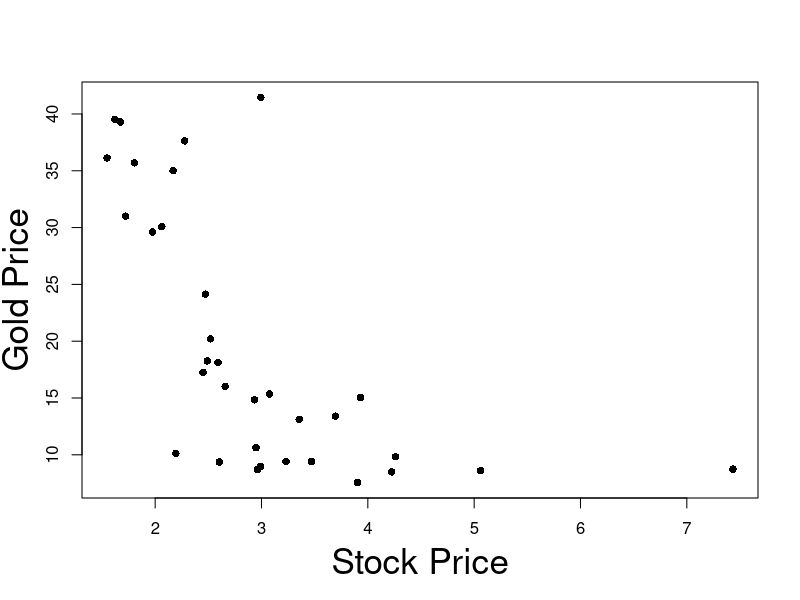
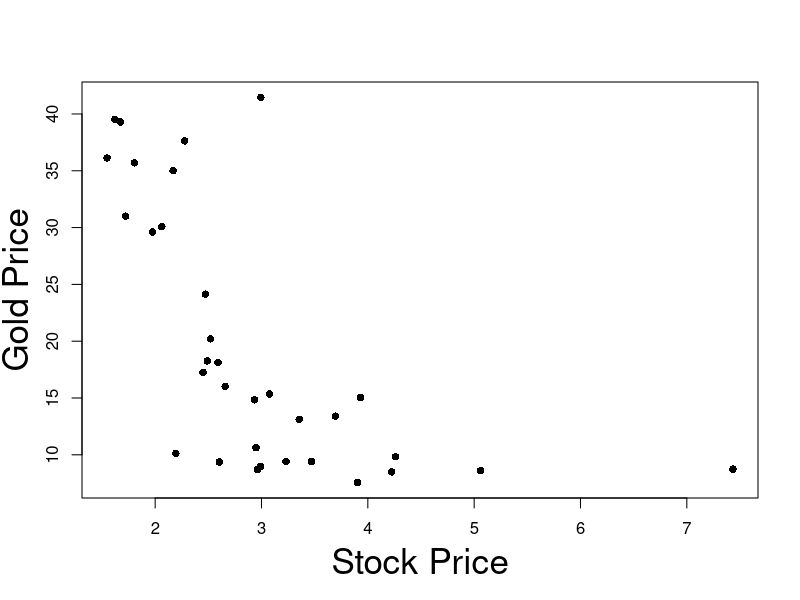
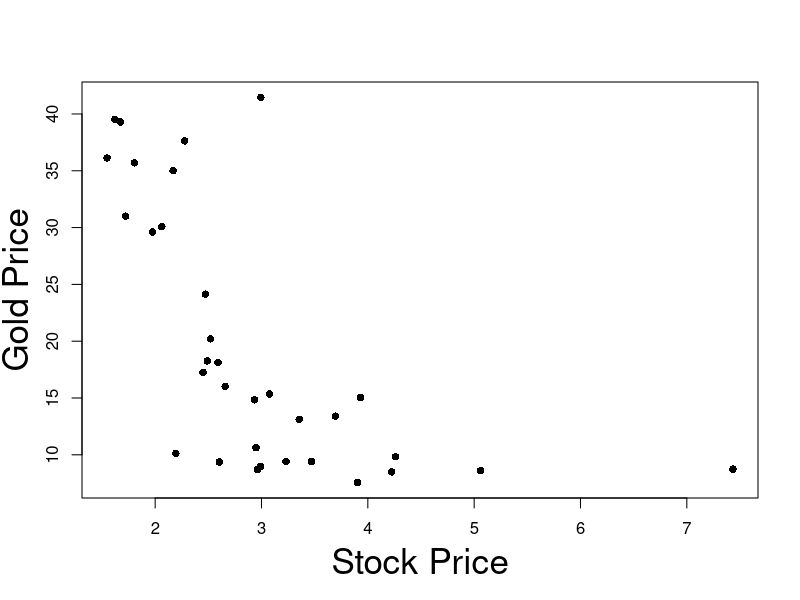
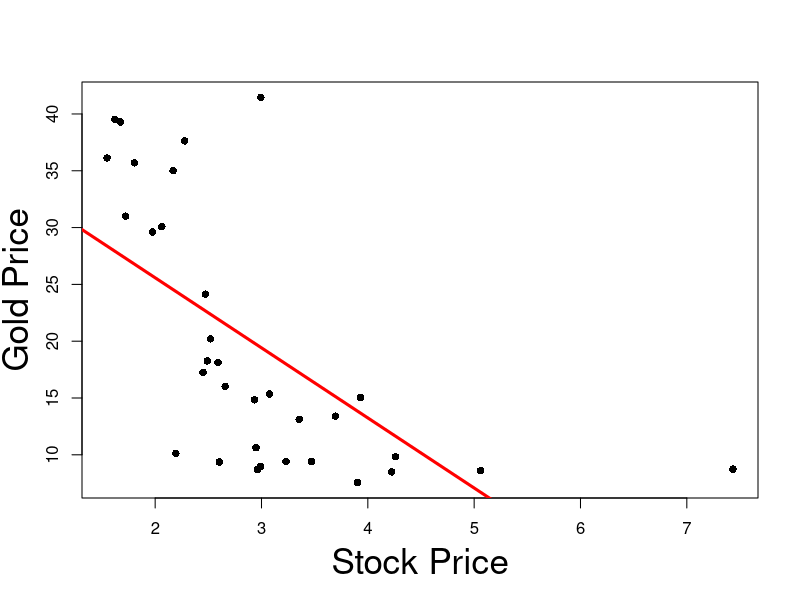
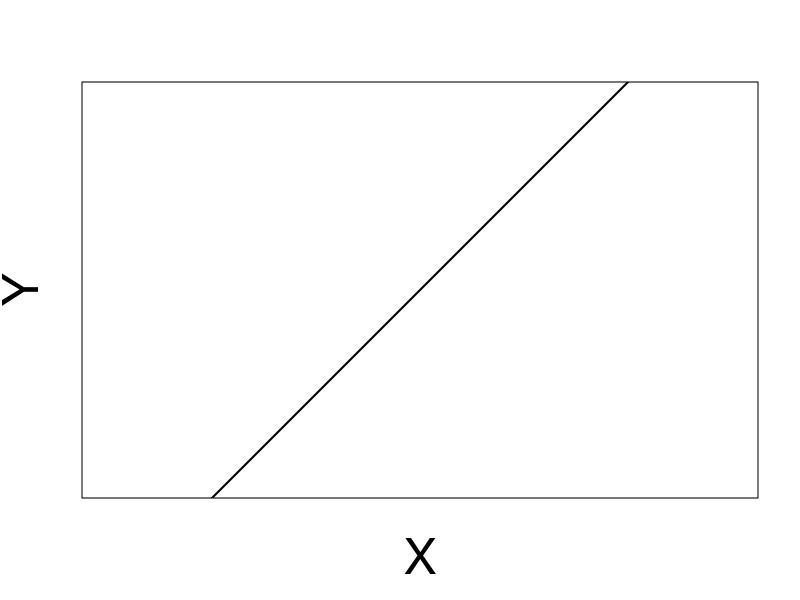
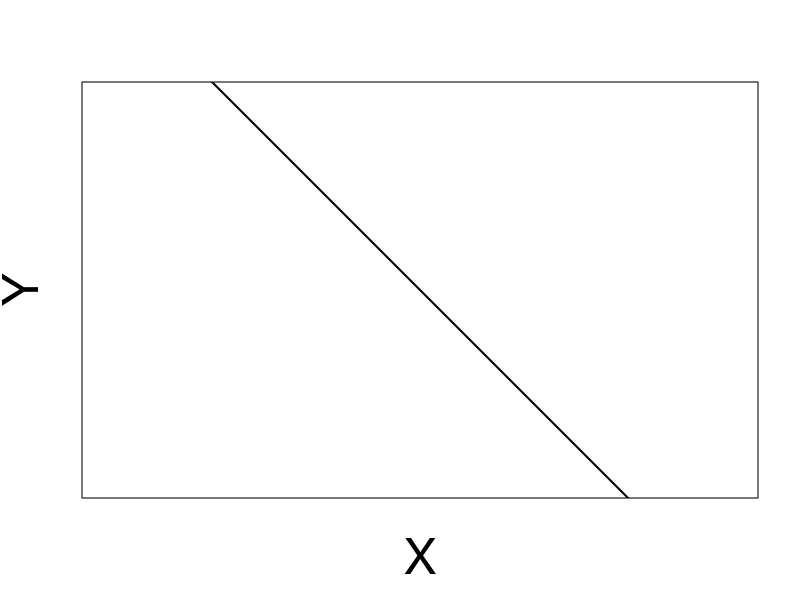
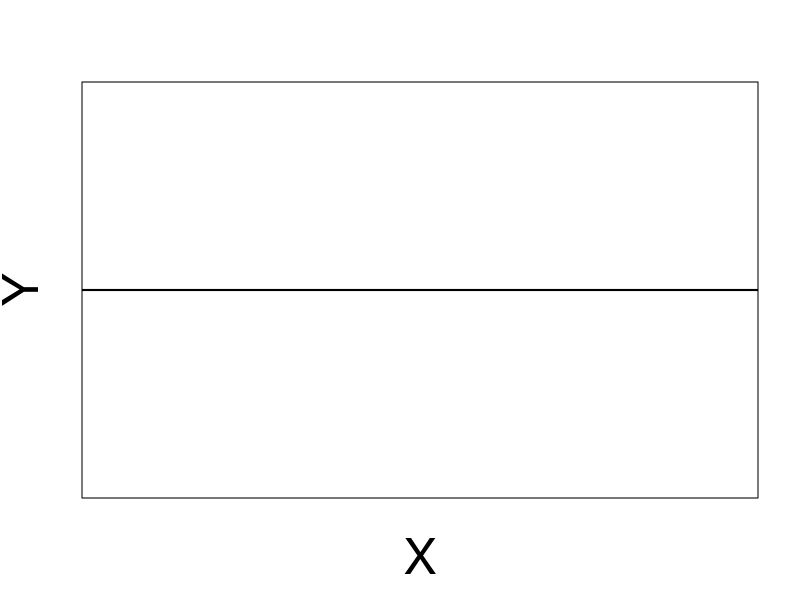

The R source for these figures, in order:
## ---- chunk 1
#| echo: false
#| layout-ncol: 1

data <- read.table("datasets/L3eg1data.txt")

#Add column labels to data
colnames(data) <- c("Stock Price","Gold Price")

# Output markdown table from data
knitr::kable(
  list(data[1:11,], data[12:22,], data[23:33,]),
  row.names = TRUE,
  format = "html", 
  table.attr = 'class="table simple table-striped table-hover"',
) 


## ---- chunk 2
prices = read.table(file = "datasets/stock_gold.txt",
                    header = TRUE)

print(prices)
## ---- chunk 3
#| echo: false
#| fig-asp: 1

# Read the data
prices <- read.table(file = "datasets/stock_gold.txt",
                   header = TRUE
                  )

stock.price <- prices$stock_price
gold.price <- prices$gold_price

# Create the plot
plot(stock.price,
     gold.price, 
     xlab = "", 
     ylab= "",
     pch = 16)

# Add labels
mtext("Stock Price", side=1, line=3, cex=2.1)
mtext("Gold Price", side=2, line=2.5, cex=2.1)
## ---- chunk 4
#| echo: false
#| fig-asp: 1

# Read the data
prices <- read.table(file = "datasets/stock_gold.txt",
                   header = TRUE
                  )

stock.price <- prices$stock_price
gold.price <- prices$gold_price

# Create the plot
plot(stock.price,
     gold.price, 
     xlab = "", 
     ylab= "",
     pch = 16)

# Add labels
mtext("Stock Price", side=1, line=3, cex=2.1)
mtext("Gold Price", side=2, line=2.5, cex=2.1)
## ---- chunk 5
#| echo: false
#| fig-asp: 1

# Read the data
prices <- read.table(file = "datasets/stock_gold.txt",
                   header = TRUE
                  )

stock.price <- prices$stock_price
gold.price <- prices$gold_price

# Create the plot
plot(stock.price,
     gold.price, 
     xlab = "", 
     ylab= "",
     pch = 16)

# Add labels
mtext("Stock Price", side=1, line=3, cex=2.1)
mtext("Gold Price", side=2, line=2.5, cex=2.1)
## ---- chunk 6
#| echo: false
#| fig-asp: 1

# Read the data
prices <- read.table(file = "datasets/stock_gold.txt",
                     header = TRUE
                    )

# Store data into vectors
stock.price <- prices$stock_price
gold.price <- prices$gold_price

# Fit simple linear regression model
fit.model <- lm(gold.price ~ stock.price)

# Plot the data
plot(stock.price,
     gold.price, 
     xlab = "", 
     ylab= "",
     pch = 16)

# Add labels
mtext("Stock Price", side=1, line=3, cex=2.1)
mtext("Gold Price", side=2, line=2.5, cex=2.1)

# Plot the regression line in red
abline(fit.model, col = "red", lwd = 3)
## ---- chunk 7
#| echo: false
#| fig-asp: 1


# Create a scatter plot with no data points (type = "n")
plot(
  1, 1, 
  type = "n", 
  xlab = "", 
  ylab = "", 
  xlim = c(0, 5), 
  ylim = c(0, 5), 
  frame.plot = TRUE, 
  axes = FALSE, 
  asp = 1)


mtext("X", side=1, line=3, cex=3)
mtext("Y", side=2, line=2, cex=3)

# Add the line y = x
abline(
  a = 0, 
  b = 1, 
  col = "black", 
  lwd = 2)

## ---- chunk 8
#| echo: false
#| fig-asp: 1


# Create a scatter plot with no data points (type = "n")
plot(
  1, 1, 
  type = "n", 
  xlab = "", 
  ylab = "", 
  xlim = c(-3, 3), 
  ylim = c(-3, 3), 
  frame.plot = TRUE, 
  axes = FALSE, 
  asp = 1)



mtext("X", side=1, line=3, cex=3)
mtext("Y", side=2, line=2, cex=3)

# Add the line y = x
abline(
  a = 0, 
  b = -1, 
  col = "black", 
  lwd = 2)

## ---- chunk 9
#| echo: false
#| fig-asp: 1


# Create a scatter plot with no data points (type = "n")
plot(
  1, 1, 
  type = "n", 
  xlab = "", 
  ylab = "", 
  xlim = c(0, 5), 
  ylim = c(0, 5), 
  frame.plot = TRUE, 
  axes = FALSE, 
  asp = 1)


mtext("X", side=1, line=3, cex=3)
mtext("Y", side=2, line=2, cex=3)

# Add the line y = x
abline(
  a = 2.5, 
  b = 0, 
  col = "black", 
  lwd = 2)

## ---- chunk 10
longley <- read.table(file = "datasets/longley.txt",
                      header = TRUE)

head(longley,n=3)
## ---- chunk 11
longley <- read.table(file = "datasets/longley.txt",
                      header = TRUE)

head(longley,n=3)
## ---- chunk 12
# Read data file
longley <- read.table(file = "datasets/longley.txt",
                      header = TRUE)

# Store columns in vectors
x2 <- longley[ , 1]
x3 <- longley[ , 2]
x4 <- longley[ , 3]
x5 <- longley[ , 4]
x6 <- longley[ , 5]
y <- longley[ , 6]

# Fit Model 0 and Model 1
model.1 <- lm(y ~ x3 + x4 + x6)
model.2 <- lm(y ~ x2 + x3 + x4 + x5 + x6)

# F-test for model selection
anova(model.1, model.2, test = "F")
## ---- chunk 13
# Read data file
longley <- read.table(file = "datasets/longley.txt",
                      header = TRUE)

# Store columns in vectors
x2 <- longley[ , 1]
x3 <- longley[ , 2]
x4 <- longley[ , 3]
x5 <- longley[ , 4]
x6 <- longley[ , 5]
y <- longley[ , 6]

# Fit Model 0 and Model 1
model.1 <- lm(y ~ x3 + x4 + x6)
model.2 <- lm(y ~ x2 + x3 + x4 + x5 + x6)

# F-test for model selection
anova(model.1, model.2, test = "F")
## ---- chunk 14
# Read data file
longley <- read.table(file = "datasets/longley.txt",
                      header = TRUE)

# Store columns in vectors
x2 <- longley[ , 1]
x3 <- longley[ , 2]
x4 <- longley[ , 3]
x5 <- longley[ , 4]
x6 <- longley[ , 5]
y <- longley[ , 6]

# Fit Model 0 and Model 1
model.1 <- lm(y ~ x3 + x4 + x6)
model.2 <- lm(y ~ x2 + x3 + x4 + x5 + x6)

# F-test for model selection
anova(model.1, model.2, test = "F")
## ---- chunk 15
# Read data file
longley <- read.table(file = "datasets/longley.txt",
                      header = TRUE)

# Store columns in vectors
x2 <- longley[ , 1]
x3 <- longley[ , 2]
x4 <- longley[ , 3]
x5 <- longley[ , 4]
x6 <- longley[ , 5]
y <- longley[ , 6]

# Fit Model 1 and Model 2
model.1 <- lm(y ~ x3 + x4 + x6)
model.2 <- lm(y ~ x2 + x3 + x4 + x5 + x6)

# F-test for model selection
anova(model.1, model.2, test = "F")
## ---- chunk 16
# Read data file
longley <- read.table(file = "datasets/longley.txt",
                      header = TRUE)

# Store columns in vectors
x2 <- longley[ , 1]
x3 <- longley[ , 2]
x4 <- longley[ , 3]
x5 <- longley[ , 4]
x6 <- longley[ , 5]
y <- longley[ , 6]

# Fit Model 1 and Model 2
model.1 <- lm(y ~ x3 + x4 + x6)
model.2 <- lm(y ~ x2 + x3 + x4 + x5 + x6)

# F-test for model selection
anova(model.1, model.2, test = "F")
## ---- chunk 17
# Read data file
longley <- read.table(file = "datasets/longley.txt",
                      header = TRUE)

# Store columns in vectors
x2 <- longley[ , 1]
x3 <- longley[ , 2]
x4 <- longley[ , 3]
x5 <- longley[ , 4]
x6 <- longley[ , 5]
y <- longley[ , 6]

# Fit Model 1 and Model 2
model.1 <- lm(y ~ x3 + x4 + x6)
model.2 <- lm(y ~ x2 + x3 + x4 + x5 + x6)

# F-test for model selection
anova(model.1, model.2, test = "F")
## ---- chunk 18
# Read data file
longley <- read.table(file = "datasets/longley.txt",
                      header = TRUE)

# Store columns in vectors
x2 <- longley[ , 1]
x3 <- longley[ , 2]
x4 <- longley[ , 3]
x5 <- longley[ , 4]
x6 <- longley[ , 5]
y <- longley[ , 6]

# Fit Model 1 and Model 2
model.1 <- lm(y ~ x3 + x4 + x6)
model.2 <- lm(y ~ x2 + x3 + x4 + x5 + x6)

# F-test for model selection
anova(model.1, model.2, test = "F")
